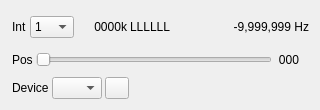
<?xml version="1.0" encoding="UTF-8"?>
<ui version="4.0">
 <class>LocalSourceGUI</class>
 <widget class="RollupWidget" name="LocalSourceGUI">
  <property name="geometry">
   <rect>
    <x>0</x>
    <y>0</y>
    <width>320</width>
    <height>110</height>
   </rect>
  </property>
  <property name="sizePolicy">
   <sizepolicy hsizetype="Minimum" vsizetype="Minimum">
    <horstretch>0</horstretch>
    <verstretch>0</verstretch>
   </sizepolicy>
  </property>
  <property name="minimumSize">
   <size>
    <width>320</width>
    <height>100</height>
   </size>
  </property>
  <property name="maximumSize">
   <size>
    <width>320</width>
    <height>16777215</height>
   </size>
  </property>
  <property name="font">
   <font>
    <family>Liberation Sans</family>
    <pointsize>9</pointsize>
   </font>
  </property>
  <property name="windowTitle">
   <string>Local Source</string>
  </property>
  <property name="statusTip">
   <string>Local Source</string>
  </property>
  <widget class="QWidget" name="settingsContainer" native="true">
   <property name="geometry">
    <rect>
     <x>10</x>
     <y>10</y>
     <width>301</width>
     <height>91</height>
    </rect>
   </property>
   <property name="windowTitle">
    <string>Settings</string>
   </property>
   <layout class="QVBoxLayout" name="verticalLayout">
    <property name="spacing">
     <number>3</number>
    </property>
    <property name="leftMargin">
     <number>2</number>
    </property>
    <property name="topMargin">
     <number>2</number>
    </property>
    <property name="rightMargin">
     <number>2</number>
    </property>
    <property name="bottomMargin">
     <number>2</number>
    </property>
    <item>
     <layout class="QVBoxLayout" name="decimationLayer">
      <property name="spacing">
       <number>3</number>
      </property>
      <item>
       <layout class="QHBoxLayout" name="decimationStageLayer">
        <item>
         <widget class="QLabel" name="interpolationLabel">
          <property name="text">
           <string>Int</string>
          </property>
         </widget>
        </item>
        <item>
         <widget class="QComboBox" name="interpolationFactor">
          <property name="maximumSize">
           <size>
            <width>55</width>
            <height>16777215</height>
           </size>
          </property>
          <property name="toolTip">
           <string>Decimation factor</string>
          </property>
          <item>
           <property name="text">
            <string>1</string>
           </property>
          </item>
          <item>
           <property name="text">
            <string>2</string>
           </property>
          </item>
          <item>
           <property name="text">
            <string>4</string>
           </property>
          </item>
          <item>
           <property name="text">
            <string>8</string>
           </property>
          </item>
          <item>
           <property name="text">
            <string>16</string>
           </property>
          </item>
          <item>
           <property name="text">
            <string>32</string>
           </property>
          </item>
          <item>
           <property name="text">
            <string>64</string>
           </property>
          </item>
         </widget>
        </item>
        <item>
         <widget class="QLabel" name="channelRateText">
          <property name="minimumSize">
           <size>
            <width>50</width>
            <height>0</height>
           </size>
          </property>
          <property name="toolTip">
           <string>Effective channel rate (kS/s)</string>
          </property>
          <property name="text">
           <string>0000k</string>
          </property>
          <property name="alignment">
           <set>Qt::AlignRight|Qt::AlignTrailing|Qt::AlignVCenter</set>
          </property>
         </widget>
        </item>
        <item>
         <widget class="QLabel" name="filterChainText">
          <property name="minimumSize">
           <size>
            <width>50</width>
            <height>0</height>
           </size>
          </property>
          <property name="toolTip">
           <string>Filter chain stages left to right (L: low, C: center, H: high) </string>
          </property>
          <property name="text">
           <string>LLLLLL</string>
          </property>
         </widget>
        </item>
        <item>
         <spacer name="horizontalSpacer_2">
          <property name="orientation">
           <enum>Qt::Horizontal</enum>
          </property>
          <property name="sizeHint" stdset="0">
           <size>
            <width>40</width>
            <height>20</height>
           </size>
          </property>
         </spacer>
        </item>
        <item>
         <widget class="QLabel" name="offsetFrequencyText">
          <property name="minimumSize">
           <size>
            <width>85</width>
            <height>0</height>
           </size>
          </property>
          <property name="toolTip">
           <string>Offset frequency with thousands separator (Hz)</string>
          </property>
          <property name="text">
           <string>-9,999,999 Hz</string>
          </property>
          <property name="alignment">
           <set>Qt::AlignRight|Qt::AlignTrailing|Qt::AlignVCenter</set>
          </property>
         </widget>
        </item>
       </layout>
      </item>
      <item>
       <layout class="QHBoxLayout" name="decimationShiftLayer">
        <property name="rightMargin">
         <number>10</number>
        </property>
        <item>
         <widget class="QLabel" name="positionLabel">
          <property name="text">
           <string>Pos</string>
          </property>
         </widget>
        </item>
        <item>
         <widget class="QSlider" name="position">
          <property name="toolTip">
           <string>Center frequency position</string>
          </property>
          <property name="maximum">
           <number>2</number>
          </property>
          <property name="pageStep">
           <number>1</number>
          </property>
          <property name="orientation">
           <enum>Qt::Horizontal</enum>
          </property>
         </widget>
        </item>
        <item>
         <widget class="QLabel" name="filterChainIndex">
          <property name="minimumSize">
           <size>
            <width>24</width>
            <height>0</height>
           </size>
          </property>
          <property name="toolTip">
           <string>Filter chain hash code</string>
          </property>
          <property name="text">
           <string>000</string>
          </property>
          <property name="alignment">
           <set>Qt::AlignRight|Qt::AlignTrailing|Qt::AlignVCenter</set>
          </property>
         </widget>
        </item>
       </layout>
      </item>
     </layout>
    </item>
    <item>
     <layout class="QHBoxLayout" name="localDeviceLayout">
      <item>
       <widget class="QLabel" name="localDeviceLabel">
        <property name="text">
         <string>Device</string>
        </property>
       </widget>
      </item>
      <item>
       <widget class="QComboBox" name="localDevice">
        <property name="minimumSize">
         <size>
          <width>50</width>
          <height>0</height>
         </size>
        </property>
        <property name="maximumSize">
         <size>
          <width>50</width>
          <height>16777215</height>
         </size>
        </property>
        <property name="toolTip">
         <string>Local device deviceset index</string>
        </property>
       </widget>
      </item>
      <item>
       <widget class="QPushButton" name="localDevicesRefresh">
        <property name="maximumSize">
         <size>
          <width>24</width>
          <height>16777215</height>
         </size>
        </property>
        <property name="toolTip">
         <string>Refresh indexes of available local devices</string>
        </property>
        <property name="text">
         <string/>
        </property>
        <property name="icon">
         <iconset resource="../../../sdrgui/resources/res.qrc">
          <normaloff>:/recycle.png</normaloff>:/recycle.png</iconset>
        </property>
       </widget>
      </item>
      <item>
       <spacer name="horizontalSpacer">
        <property name="orientation">
         <enum>Qt::Horizontal</enum>
        </property>
        <property name="sizeHint" stdset="0">
         <size>
          <width>40</width>
          <height>20</height>
         </size>
        </property>
       </spacer>
      </item>
     </layout>
    </item>
   </layout>
  </widget>
 </widget>
 <customwidgets>
  <customwidget>
   <class>RollupWidget</class>
   <extends>QWidget</extends>
   <header>gui/rollupwidget.h</header>
   <container>1</container>
  </customwidget>
 </customwidgets>
 <resources>
  <include location="../../../sdrgui/resources/res.qrc"/>
 </resources>
 <connections/>
</ui>
